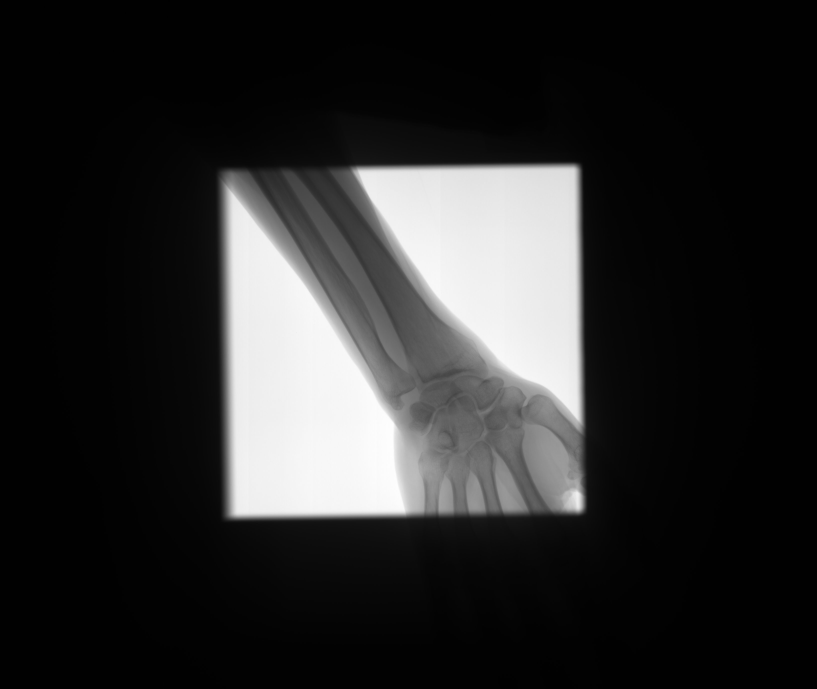
#> input picture wrist.jpg, 3268 x 2756 px, found by its file name (shown at 1/4 size)
$ python wristmakeedge.py
#> lines starting #> are read from the running program, lines starting #| are printed output that depends on the picture; after the words box and inside, x2 and y2 are one past the last pixel; in counts of white or black regions, pixels touching at a corner belong together
import cv2
import numpy as np

im = cv2.imread('wrist.jpg')
#> im is the input picture: shape (2756, 3268, 3); min 0, max 255, mean 43.5
edges = cv2.Canny(im,0,50,apertureSize = 3)
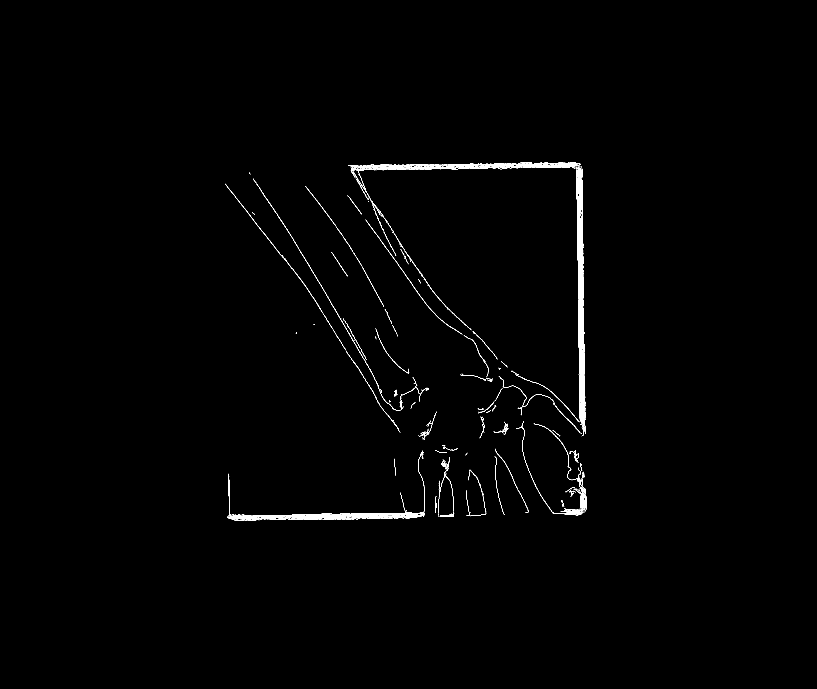
#> edges: shape (2756, 3268) (shown at 1/4 size); 0.39% white in thin lines or dots, all inside (x1, y1, x2, y2) = (900, 648, 2347, 2083)
cv2.imwrite('wristedge.jpg',edges)


lines = cv2.HoughLines(edges, 1, np.pi/180,300)
#> lines = 35 rows, first 8: [2325, 0], [2317, 0], [2330, 0], [2322, 0], [2333, 0], [2314, 0], [662, 1.57], [2067, 1.57]


# Plot lines on image
posi = []
posf = []

if 0==0:

    for line in lines:
        for rho,theta in line:
            a = np.cos(theta)
            b = np.sin(theta)
            x0 = a*rho
            y0 = b*rho
            x1 = int(x0 + 1000*(-b))
            y1 = int(y0 + 1000*(a))
            posi.append((x1,y1))
            x2 = int(x0 - 1000*(-b))
            y2 = int(y0 - 1000*(a))
            posf.append((x2,y2))
            cv2.line(im,(x1,y1),(x2,y2),(0,0,255),2)
#> this loop made 35 passes
#> line on passes 1 to 12: [[2325, 0]], [[2317, 0]], [[2330, 0]], [[2322, 0]], [[2333, 0]], [[2314, 0]], [[662, 1.57]], [[2067, 1.57]], [[670, 1.57]], [[2070, 1.57]], [[2338, 0]], [[2061, 1.57]]
#> after the loop, posf = 35 pairs, first value 818 to 2360, second value -1000 to 2072; posi = 35 pairs, first value -1000 to 2338, second value -1120 to 2107


    def near(a, b, rtol=1e-5, atol=1e-8):
        return abs(a - b) < (atol + rtol * abs(b))

# True if two lines cross, false if not
# should check that the three lines we found cross otherwise change threshold

    def crosses(p1i, p1f, p2i, p2f):
        (x1, y1) = p1i
        (x2, y2) = p1f
        (v1, u1) = p2i
        (v2, u2) = p2f

        (a,b), (c,d) = (x2-x1, u1-u2), (y2-y1, v1-v2)
        e, f = u1-x1, v1-y1
        denom = float(a*d - b*c)
        if near(denom, 0):
            # parallel
            return False
        else:
            t = (e*d - b*f)/denom
            s = (a*f - e*c)/denom
            return 0<=t<=1 and 0<=s<=1


    for i in range(len(posi)):
        for j in range(i+1, len(posi)):
            print(crosses(posi[i],posf[i],posi[j],posf[j]))
#> this loop made 35 passes
#> (printed output is left out)


    # Save image
    cv2.imwrite('wristrec.jpg',im)

else:
    print ("length of lines is 0")
